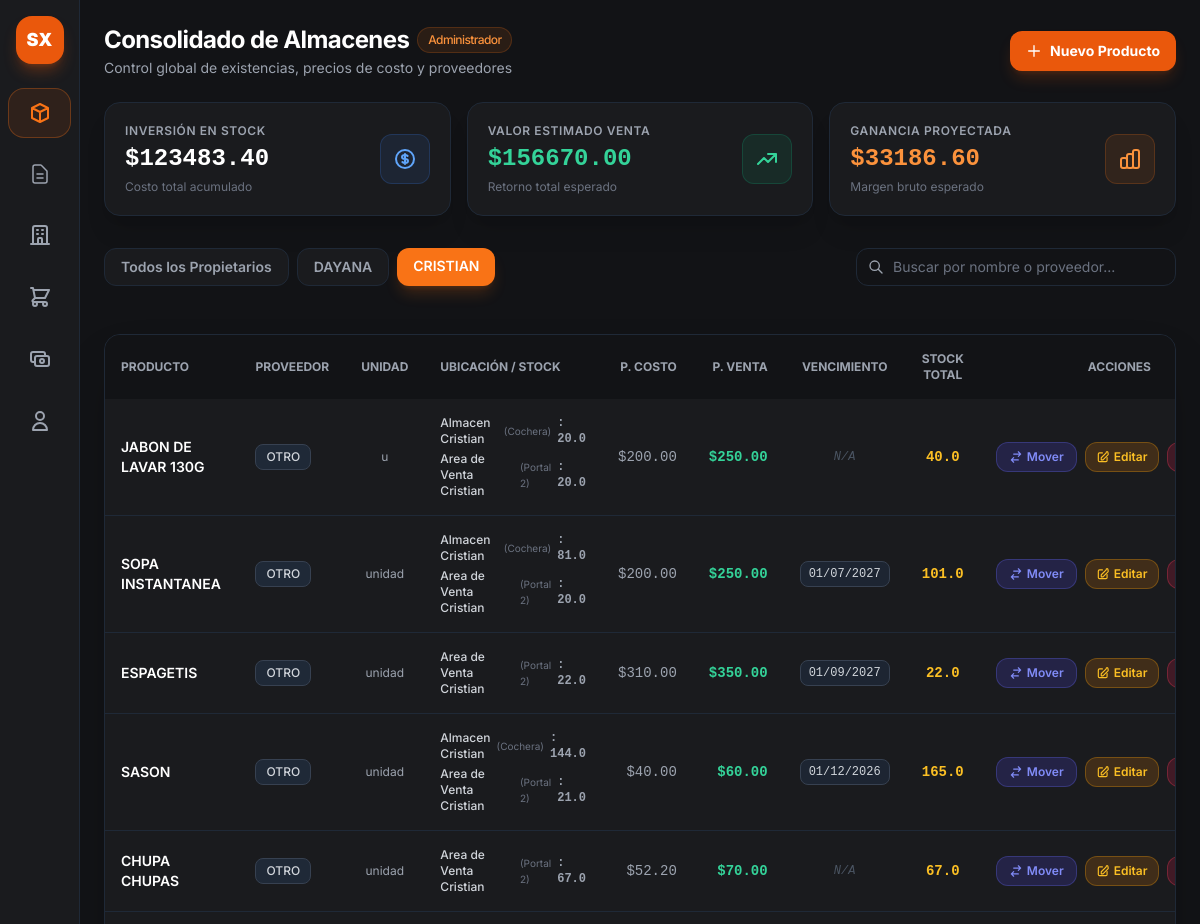
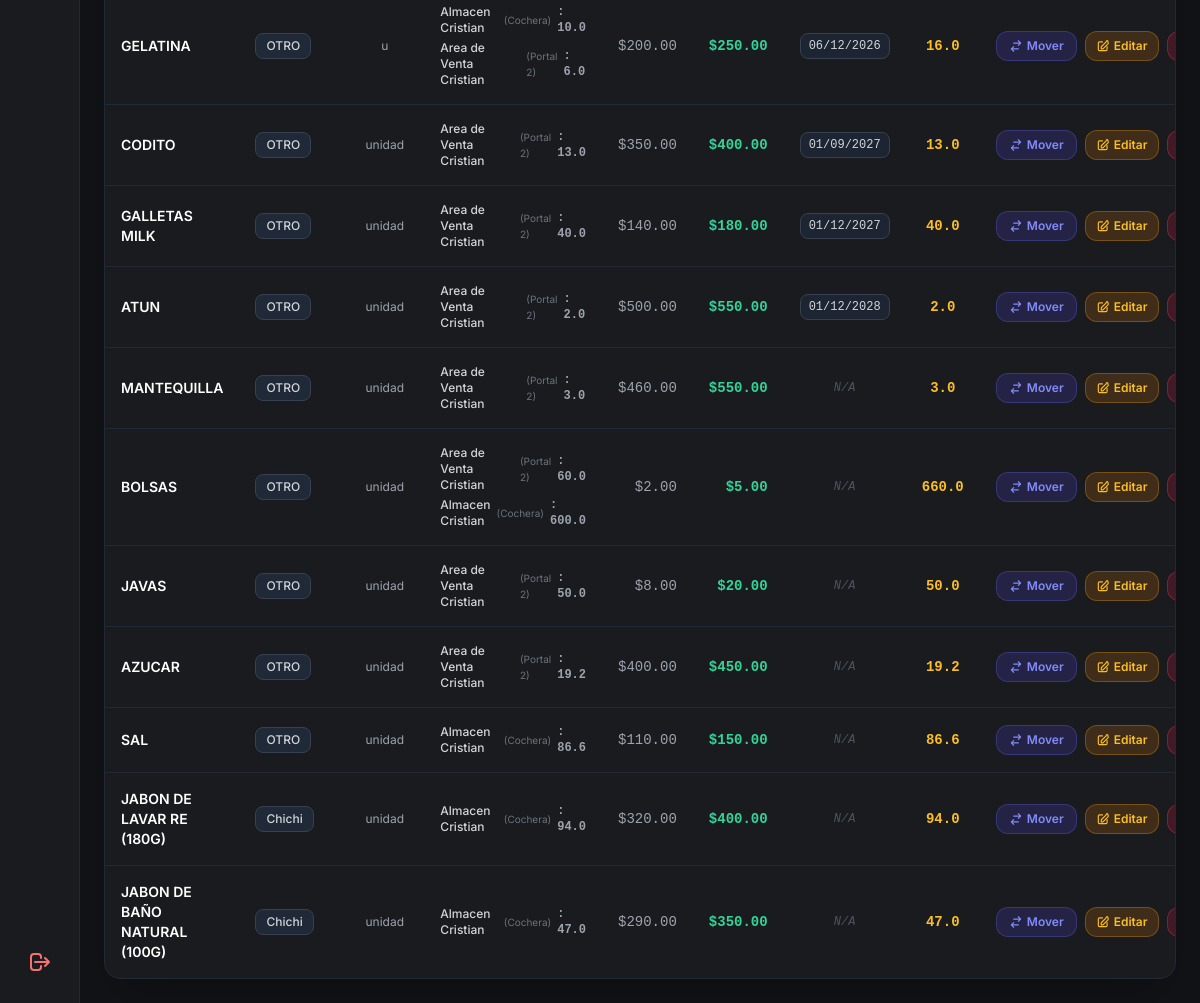
Before: /admin?propietario_id=2 (signed in) with the older database file (2 pictures, top to bottom).
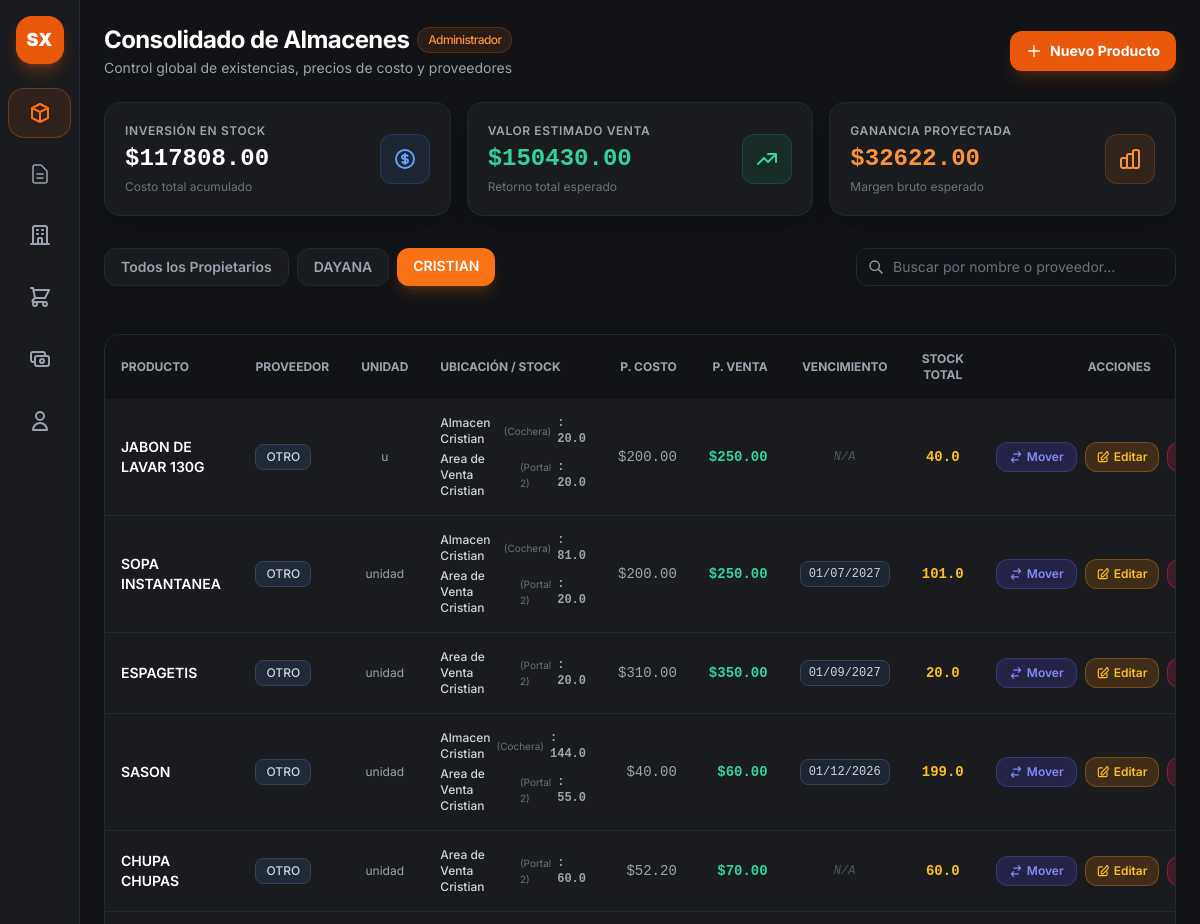
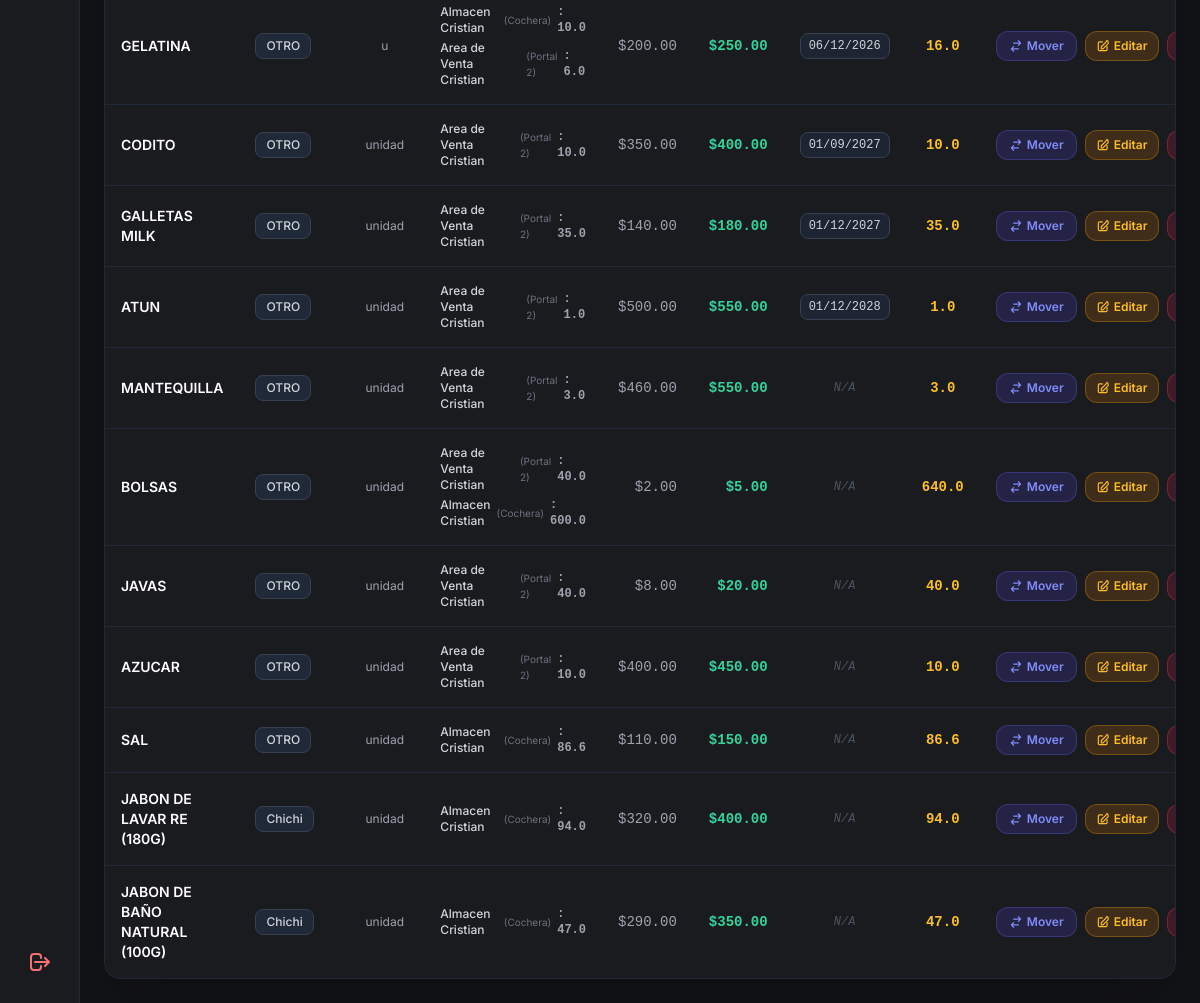
After: the same page with the newer database file (2 pictures, top to bottom).
### app.py (models this page shows, shortened)
class StockAlmacen(db.Model):
    __tablename__ = 'stock_almacen'
    id = db.Column(db.Integer, primary_key=True)
    producto_id = db.Column(db.Integer, db.ForeignKey('productos.id'), nullable=False)
    almacen_id = db.Column(db.Integer, db.ForeignKey('almacenes.id'), nullable=False)
    cantidad = db.Column(db.Float, default=0.0)

class Producto(db.Model):
    __tablename__ = 'productos'
    id = db.Column(db.Integer, primary_key=True)
    codigo = db.Column(db.String(50), nullable=True)
    nombre = db.Column(db.String(100), nullable=False)
    unidad_medida = db.Column(db.String(20), default='unidad')
    propietario_id = db.Column(db.Integer, db.ForeignKey('propietarios.id'), nullable=True)
    precio_costo = db.Column(db.Float, default=0.0)
    precio_venta = db.Column(db.Float, default=0.0)
    fecha_vencimiento = db.Column(db.Date, nullable=True)
    proveedor_id = db.Column(db.Integer, db.ForeignKey('proveedores.id'), nullable=True)
    proveedor = db.relationship('Proveedor', backref=db.backref('productos', lazy=True))
    estado_pago = db.Column(db.String(20), default="Pagado")
    monto_pendiente = db.Column(db.Float, default=0.0)
    fecha_creacion = db.Column(db.DateTime, default=datetime.utcnow)
    stocks = db.relationship('StockAlmacen', backref='producto', cascade="all, delete-orphan", lazy=True)
    @property
    def cantidad_total(self):
        return sum(s.cantidad for s in self.stocks)

class Proveedor(db.Model):
    __tablename__ = 'proveedores'
    id = db.Column(db.Integer, primary_key=True)
    nombre = db.Column(db.String(100), nullable=False, unique=True)
    telefono = db.Column(db.String(30), nullable=True)
    contacto = db.Column(db.String(100), nullable=True)

class Almacen(db.Model):
    __tablename__ = 'almacenes'
    id = db.Column(db.Integer, primary_key=True)
    nombre = db.Column(db.String(100), nullable=False, unique=True)
    ubicacion = db.Column(db.String(150), nullable=True)
    es_area_venta = db.Column(db.Boolean, default=False)
    stocks = db.relationship('StockAlmacen', backref='almacen', cascade="all, delete-orphan", lazy=True)

### app.py (the view)
@app.route("/admin")
def vista_admin():
    if "user" not in session or session.get("rol") != "admin":
        return redirect(url_for("login"))
    almacenes = Almacen.query.all()
    proveedores = Proveedor.query.all()
    propietarios = Propietario.query.all()
    tipos_operacion = TipoOperacion.query.all()
    conceptos = ConceptoMovimiento.query.all()
    conceptos_json = [
        {"id": c.id, "tipo_id": c.tipo_id, "nombre": c.nombre}
        for c in conceptos
    ]
    propietario_filtro_id = request.args.get("propietario_id", "todos")
    if propietario_filtro_id != "todos" and propietario_filtro_id.isdigit():
        productos = Producto.query.filter_by(
            propietario_id=int(propietario_filtro_id)
        ).all()
    else:
        productos = Producto.query.all()
    inversion_stock = 0.0
    valor_venta = 0.0
    for p in productos:
        stock_total = p.cantidad_total
        costo = p.precio_costo or 0.0
        precio = p.precio_venta or 0.0
        inversion_stock += costo * stock_total
        valor_venta += precio * stock_total
    ganancia_proyectada = valor_venta - inversion_stock
    efectivo_caja = session.get("efectivo_caja", 0.0)
    return render_template(
        "admin_almacenes.html",
        almacenes=almacenes,
        proveedores=proveedores,
        propietarios=propietarios,
        tipos_operacion=tipos_operacion,
        conceptos=conceptos,
        conceptos_json=conceptos_json,  # <--- Variable JSON inyectada
        productos=productos,
        propietario_filtro_id=str(propietario_filtro_id),
        total_invertido=inversion_stock,
        total_venta_estimada=valor_venta,  # Nombre requerido por el HTML
        ganancia_potencial=ganancia_proyectada,  # Nombre requerido por el HTML
        efectivo_caja=efectivo_caja,
        hoy=date.today(),  # Para el cálculo de fecha_vencimiento en el HTML
    )

### app.py (called while the page is built)
@app.context_processor
def inject_today():
    return {'hoy': date.today()}

### templates/admin_almacenes.html (shortened to what the changed rows need)
{% extends "base.html" %}
{% block content %}
<header class="p-6 space-y-6">
    <div class="flex flex-col sm:flex-row sm:items-center justify-between gap-4">
        <div>
            <h1 class="text-2xl font-bold text-white tracking-tight flex items-center gap-2">
                Consolidado de Almacenes
                <span class="text-xs font-medium px-2.5 py-1 rounded-full bg-orange-500/10 text-orange-400 border border-orange-500/20">
                    Administrador
                </span>
            </h1>
        </div>
    </div>
    <div class="grid grid-cols-1 md:grid-cols-3 gap-4">
        <div class="bg-[#1a1b1e] border border-gray-800 rounded-2xl p-5 shadow-xl flex items-center justify-between">
            <div>
                <p class="text-xs font-semibold text-gray-400 uppercase tracking-wider">Inversión en Stock</p>
                <h4 class="text-2xl font-bold text-white font-mono mt-1">
                    ${{ "%.2f"|format(total_invertido) }}
                </h4>
                <p class="text-xs text-gray-500 mt-1">Costo total acumulado</p>
            </div>
        </div>
        <div class="bg-[#1a1b1e] border border-gray-800 rounded-2xl p-5 shadow-xl flex items-center justify-between">
            <div>
                <p class="text-xs font-semibold text-gray-400 uppercase tracking-wider">Valor Estimado Venta</p>
                <h4 class="text-2xl font-bold text-emerald-400 font-mono mt-1">
                    ${{ "%.2f"|format(total_venta_estimada) }}
                </h4>
                <p class="text-xs text-gray-500 mt-1">Retorno total esperado</p>
            </div>
        </div>
        <div class="bg-[#1a1b1e] border border-gray-800 rounded-2xl p-5 shadow-xl flex items-center justify-between">
            <div>
                <p class="text-xs font-semibold text-gray-400 uppercase tracking-wider">Ganancia Proyectada</p>
                <h4 class="text-2xl font-bold text-orange-400 font-mono mt-1">
                    ${{ "%.2f"|format(ganancia_potencial) }}
                </h4>
                <p class="text-xs text-gray-500 mt-1">Margen bruto esperado</p>
            </div>
        </div>
    </div>
</header>
    <section class="p-6 flex-1">
        <div class="bg-[#1a1b1e] border border-gray-800 rounded-2xl overflow-hidden shadow-2xl">
            <div class="overflow-x-auto">
                <table class="w-full text-left border-collapse text-sm">
                    <thead>
                        <tr class="bg-[#121316] text-gray-400 uppercase text-xs">
                            <th class="p-4">Producto</th>
                            <th class="p-4">Proveedor</th>
                            <th class="p-4 text-center">Unidad</th>
                            <th class="p-4">Ubicación / Stock</th>
                            <th class="p-4 text-right">P. Costo</th>
                            <th class="p-4 text-right">P. Venta</th>
                            <th class="p-4 text-center">Vencimiento</th>
                            <th class="p-4 text-center">Stock Total</th>
                            <th class="p-4 text-center">Acciones</th>
                        </tr>
                    </thead>
                    <tbody class="divide-y divide-gray-800">
                        {% for producto in productos %}
                        <tr class="hover:bg-gray-800/30 text-gray-300">
                            <td class="p-4 font-semibold text-white">
                                {{ producto.nombre }}
                            </td>
                            <td class="p-4 text-gray-400">
                                {% if producto.proveedor %}
                                    <span class="inline-flex items-center gap-1.5 bg-gray-800 px-2.5 py-1 rounded-lg text-xs font-medium text-gray-300 border border-gray-700">
                                        {{ producto.proveedor.nombre }}
                                    </span>
                                {% else %}
                                    <span class="text-xs text-gray-600 italic">Sin proveedor</span>
                                {% endif %}
                            </td>
                            <td class="p-4 text-center text-xs text-gray-400">{{ producto.unidad_medida }}</td>
                            <td class="p-4">
                                <div class="flex flex-col gap-1">
                                    {% for stock in producto.stocks %}
                                        {% if stock.cantidad > 0 %}
                                            <div class="text-xs flex items-center gap-1.5">
                                                <span class="font-medium text-gray-300">{{ stock.almacen.nombre }}</span>
                                                {% if stock.almacen.ubicacion %}
                                                    <span class="text-[10px] text-gray-500">({{ stock.almacen.ubicacion }})</span>
                                                {% endif %}
                                                <span class="font-mono text-gray-400 font-bold ml-auto">: {{ stock.cantidad }}</span>
                                            </div>
                                        {% endif %}
                                    {% else %}
                                        <span class="text-xs text-gray-600 italic">Sin stock asignado</span>
                                    {% endfor %}
                                </div>
                            </td>
                            <td class="p-4 text-right font-mono text-gray-400">
                                ${{ "%.2f"|format(producto.precio_costo) }}
                            </td>
                            <td class="p-4 text-right font-mono font-bold text-emerald-400">
                                ${{ "%.2f"|format(producto.precio_venta) }}
                            </td>
                            <td class="p-4 text-center font-mono text-xs">
                                {% if producto.fecha_vencimiento %}
                                    {% set dias_restantes = (producto.fecha_vencimiento - hoy).days %}
                                    {% if dias_restantes < 0 %}
                                        <span class="px-2.5 py-1 rounded-lg bg-rose-500/20 text-rose-400 border border-rose-500/40 font-semibold inline-flex items-center gap-1" title="Producto Vencido">
                                            <svg class="w-3 h-3" fill="none" stroke="currentColor" viewBox="0 0 24 24"><path stroke-linecap="round" stroke-linejoin="round" stroke-width="2" d="M12 8v4m0 4h.01M21 12a9 9 0 11-18 0 9 9 0 0118 0z"></path></svg>
                                            {{ producto.fecha_vencimiento.strftime('%d/%m/%Y') }}
                                        </span>
                                    {% else %}
                                        <span class="px-2 py-1 rounded-lg bg-gray-800/80 text-gray-300 border border-gray-700 inline-block">
                                            {{ producto.fecha_vencimiento.strftime('%d/%m/%Y') }}
                                        </span>
                                    {% endif %}
                                {% else %}
                                    <span class="text-xs text-gray-600 italic">N/A</span>
                                {% endif %}
                            </td>
                            <td class="p-4 text-center font-mono font-bold text-amber-400">
                                {{ producto.cantidad_total }}
                            </td>
                            <td class="p-4 text-center">
                                <div class="flex items-center justify-center gap-2">
                                    <button type="button" onclick='abrirModalTraslado({{ producto.id }}, "{{ producto.nombre }}")' title="Trasladar Stock"
                                        class="px-3 py-1.5 bg-indigo-600/20 hover:bg-indigo-600 text-indigo-400 hover:text-white border border-indigo-500/30 rounded-xl text-xs font-semibold transition-all inline-flex items-center gap-1">
                                        <svg class="w-3.5 h-3.5" fill="none" stroke="currentColor" viewBox="0 0 24 24">
                                            <path stroke-linecap="round" stroke-linejoin="round" stroke-width="2"
                                                d="M8 7h12m0 0l-4-4m4 4l-4 4m0 6H4m0 0l4 4m-4-4l4-4"></path>
                                        </svg>
                                        Mover
                                    </button>
                                    <button type="button" onclick="abrirModalEditarProducto(this)" data-id="{{ producto.id }}"
                                        data-nombre="{{ producto.nombre }}" data-unidad="{{ producto.unidad_medida or 'u' }}"
                                        data-costo="{{ producto.precio_costo }}" data-venta="{{ producto.precio_venta }}"
                                        data-proveedor="{{ producto.proveedor_id or '' }}"
                                        data-vencimiento="{% if producto.fecha_vencimiento %}{{ producto.fecha_vencimiento.strftime('%Y-%m-%d') }}{% endif %}"
                                        title="Editar Producto"
                                        class="px-2.5 py-1.5 bg-amber-600/20 hover:bg-amber-600 text-amber-400 hover:text-white border border-amber-500/30 rounded-xl text-xs font-semibold transition-all inline-flex items-center gap-1">
                                        <svg class="w-3.5 h-3.5" fill="none" stroke="currentColor" viewBox="0 0 24 24">
                                            <path stroke-linecap="round" stroke-linejoin="round" stroke-width="2"
                                                d="M11 5H6a2 2 0 00-2 2v11a2 2 0 002 2h11a2 2 0 002-2v-5m-1.414-9.414a2 2 0 012.828 0L20.5 5.5a2 2 0 010 2.828l-8.5 8.5H9v-3.5l8.5-8.5z">
                                            </path>
                                        </svg>
                                        Editar
                                    </button>
                                    <form action="{{ url_for('eliminar_producto', id=producto.id) }}" method="POST" onsubmit="return confirm('¿Estás seguro de que deseas eliminar este producto? Esta acción borrará también su stock en todos los almacenes.');" class="inline">
                                        <button type="submit"
                                            title="Eliminar Producto"
                                            class="px-2.5 py-1.5 bg-rose-600/20 hover:bg-rose-600 text-rose-400 hover:text-white border border-rose-500/30 rounded-xl text-xs font-semibold transition-all inline-flex items-center gap-1">
                                        </button>
                                    </form>
                                </div>
                            </td>
                        </tr>
                        {% endfor %}
                    </tbody>
                </table>
            </div>
        </div>
    </section>
{% endblock %}

Changed rows visible on the page:
changed through a linked row, Producto "ESPAGETIS": cantidad_total "22.0" → "20.0"
changed StockAlmacen (number 5 of 21 on the later page): cantidad "22.0" → "20.0"
changed through a linked row, Producto "SASON": cantidad_total "165.0" → "199.0"
changed StockAlmacen (number 7 of 21 on the later page): cantidad "21.0" → "55.0"
changed through a linked row, Producto "CHUPA CHUPAS": cantidad_total "67.0" → "60.0"
changed StockAlmacen (number 8 of 21 on the later page): cantidad "67.0" → "60.0"
changed through a linked row, Producto "CODITO": cantidad_total "13.0" → "10.0"
changed StockAlmacen (number 11 of 21 on the later page): cantidad "13.0" → "10.0"
changed through a linked row, Producto "GALLETAS MILK": cantidad_total "40.0" → "35.0"
changed StockAlmacen (number 12 of 21 on the later page): cantidad "40.0" → "35.0"
changed through a linked row, Producto "ATUN": cantidad_total "2.0" → "1.0"
changed StockAlmacen (number 13 of 21 on the later page): cantidad "2.0" → "1.0"
changed through a linked row, Producto "BOLSAS": cantidad_total "660.0" → "640.0"
changed StockAlmacen (number 15 of 21 on the later page): cantidad "60.0" → "40.0"
changed through a linked row, Producto "JAVAS": cantidad_total "50.0" → "40.0"
changed StockAlmacen (number 17 of 21 on the later page): cantidad "50.0" → "40.0"
changed through a linked row, Producto "AZUCAR": cantidad_total "19.2" → "10.0"
changed StockAlmacen (number 18 of 21 on the later page): cantidad "19.2" → "10.0"
Other visible differences:
{{ "%.2f"|format(total_invertido) }}: "123483.40" → "117808.00"
{{ "%.2f"|format(total_venta_estimada) }}: "156670.00" → "150430.00"
{{ "%.2f"|format(ganancia_potencial) }}: "33186.60" → "32622.00"
